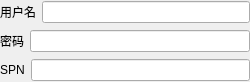
<?xml version="1.0" encoding="UTF-8"?>
<ui version="4.0">
 <class>SPNEGOForm</class>
 <widget class="QWidget" name="SPNEGOForm">
  <property name="geometry">
   <rect>
    <x>0</x>
    <y>0</y>
    <width>250</width>
    <height>82</height>
   </rect>
  </property>
  <property name="windowTitle">
   <string>Form</string>
  </property>
  <layout class="QVBoxLayout" name="verticalLayout">
   <property name="leftMargin">
    <number>0</number>
   </property>
   <property name="topMargin">
    <number>0</number>
   </property>
   <property name="rightMargin">
    <number>0</number>
   </property>
   <property name="bottomMargin">
    <number>0</number>
   </property>
   <item>
    <layout class="QHBoxLayout" name="horizontalLayout">
     <item>
      <widget class="QLabel" name="label">
       <property name="sizePolicy">
        <sizepolicy hsizetype="Fixed" vsizetype="Preferred">
         <horstretch>0</horstretch>
         <verstretch>0</verstretch>
        </sizepolicy>
       </property>
       <property name="text">
        <string>用户名</string>
       </property>
      </widget>
     </item>
     <item>
      <widget class="QLineEdit" name="userNameEdit"/>
     </item>
    </layout>
   </item>
   <item>
    <layout class="QHBoxLayout" name="horizontalLayout_2">
     <item>
      <widget class="QLabel" name="label_2">
       <property name="sizePolicy">
        <sizepolicy hsizetype="Fixed" vsizetype="Preferred">
         <horstretch>0</horstretch>
         <verstretch>0</verstretch>
        </sizepolicy>
       </property>
       <property name="text">
        <string>密码</string>
       </property>
      </widget>
     </item>
     <item>
      <widget class="QLineEdit" name="passwordEdit">
       <property name="echoMode">
        <enum>QLineEdit::EchoMode::Password</enum>
       </property>
      </widget>
     </item>
    </layout>
   </item>
   <item>
    <layout class="QHBoxLayout" name="horizontalLayout_3">
     <item>
      <widget class="QLabel" name="label_3">
       <property name="sizePolicy">
        <sizepolicy hsizetype="Fixed" vsizetype="Preferred">
         <horstretch>0</horstretch>
         <verstretch>0</verstretch>
        </sizepolicy>
       </property>
       <property name="text">
        <string>SPN</string>
       </property>
      </widget>
     </item>
     <item>
      <widget class="QLineEdit" name="spnEdit"/>
     </item>
    </layout>
   </item>
  </layout>
 </widget>
 <resources/>
 <connections/>
</ui>
